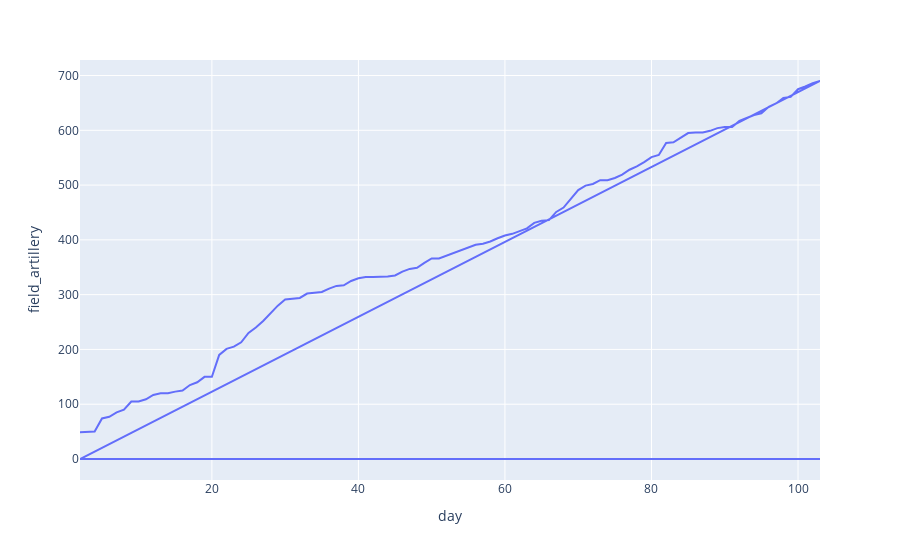

The code cell stored with this chart in its notebook:
### Code cell
fig = px.line(df_jr, x='day', y="field_artillery")
fig.show()

### Figure 1 — Plotly figure (JSON) as saved in the notebook; plotly's stock layout.template omitted (floating-point values rounded to 4 significant figures; data arrays with more than 128 entries replaced by an {"elided": "..."} marker saying what was removed)
{"data": [{"hovertemplate": "day=%{x}<br>field_artillery=%{y}<extra></extra>", "legendgroup": "", "line": {"color": "#636efa", "dash": "solid"}, "marker": {"symbol": "circle"}, "mode": "lines", "name": "", "orientation": "v", "showlegend": false, "type": "scatter", "x": {"elided": "204 int values"}, "xaxis": "x", "y": {"elided": "204 int values"}, "yaxis": "y"}], "layout": {"legend": {"tracegroupgap": 0}, "margin": {"t": 60}, "xaxis": {"anchor": "y", "domain": [0, 1], "title": {"text": "day"}}, "yaxis": {"anchor": "x", "domain": [0, 1], "title": {"text": "field_artillery"}}}}
